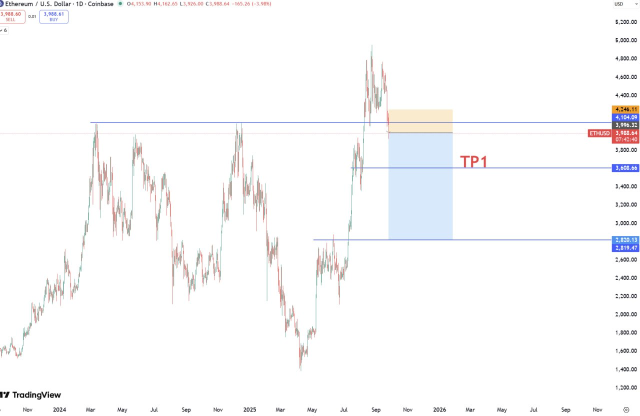
#> input picture public/images_duyet/altcoins32.jpg, 1280 x 831 px (shown at 1/2 size); its folder holds only this picture in this run
$ python resize_images.py
#> lines starting #> are read from the running program, lines starting #| are printed output that depends on the picture
import os
from PIL import Image

# Thư mục chứa ảnh gốc
input_dir = "images_duyet"
# Thư mục lưu ảnh sau khi resize
output_dir = "images_resized"

# Tạo thư mục output nếu chưa có
os.makedirs(output_dir, exist_ok=True)

# Kích thước chuẩn muốn resize (16:9, đẹp cho thumbnail)
TARGET_SIZE = (1200, 675)

def resize_and_crop(image_path, output_path, size):
#> called with image_path = 'images_duyet/altcoins32.jpg', output_path = 'images_resized/altcoins32.jpg', size = (1200, 675)
    with Image.open(image_path) as img:
        # Chuyển về RGB nếu cần (JPEG không hỗ trợ alpha)
#> img is the input picture: PIL image 1280x831 RGB; mean R, G, B 249.9, 249.7, 250.4
        if img.mode not in ("RGB", "RGBA"):
            img = img.convert("RGB")

        # Resize theo tỉ lệ
        img_ratio = img.width / img.height
#> img_ratio = 1.54
        target_ratio = size[0] / size[1]

        if img_ratio > target_ratio:
            new_height = size[1]
            new_width = int(new_height * img_ratio)
        else:
            new_width = size[0]
            new_height = int(new_width / img_ratio)
#> new_height = 779

        img = img.resize((new_width, new_height), Image.LANCZOS)
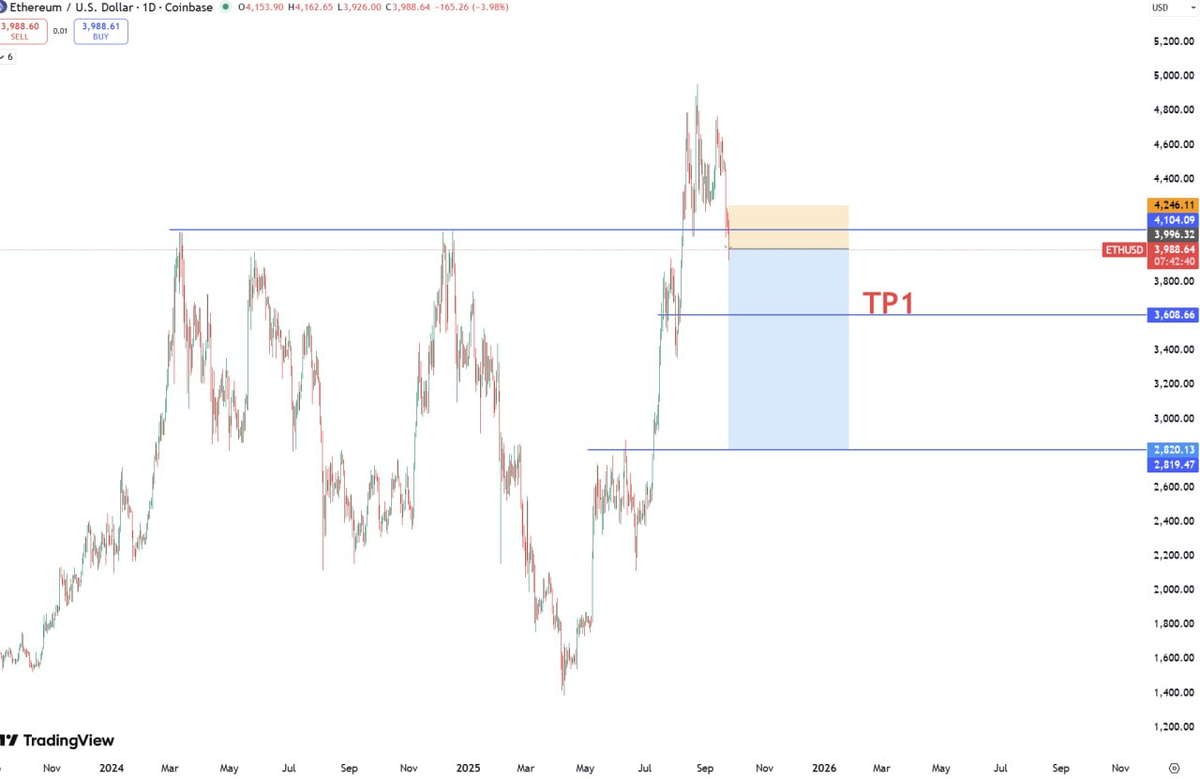
#> img: PIL image 1200x779 RGB; mean R, G, B 249.8, 249.6, 250.4

        # Crop cho đúng size
        left = (img.width - size[0]) / 2
#> left = 0
        top = (img.height - size[1]) / 2
#> top = 52
        right = (img.width + size[0]) / 2
#> right = 1200
        bottom = (img.height + size[1]) / 2
#> bottom = 727
        img = img.crop((left, top, right, bottom))
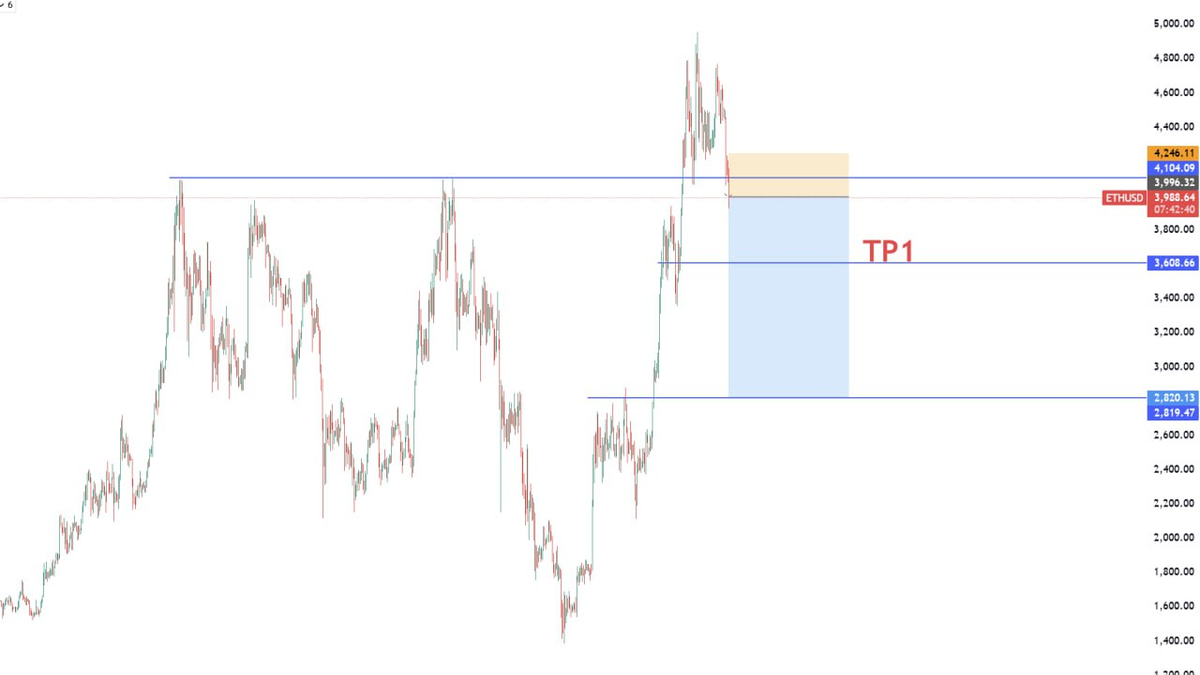
#> img: PIL image 1200x675 RGB; mean R, G, B 249.9, 249.7, 250.5

        # Giữ nguyên định dạng gốc
        ext = os.path.splitext(output_path)[1].lower()
        if ext in [".jpg", ".jpeg"]:
            img = img.convert("RGB")  # Bắt buộc cho JPEG
            img.save(output_path, "JPEG", quality=85, optimize=True)
        elif ext == ".png":
            img.save(output_path, "PNG", optimize=True)
        elif ext == ".webp":
            img.save(output_path, "WEBP", quality=85, method=6)
        else:
            img.save(output_path)  # fallback

def main():
    for filename in os.listdir(input_dir):
        if filename.lower().endswith((".jpg", ".jpeg", ".png", ".webp")):
            input_path = os.path.join(input_dir, filename)
            output_path = os.path.join(output_dir, filename)
            resize_and_crop(input_path, output_path, TARGET_SIZE)
            print(f"✅ {filename} đã resize & optimize → {output_dir}/")

if __name__ == "__main__":
    main()
